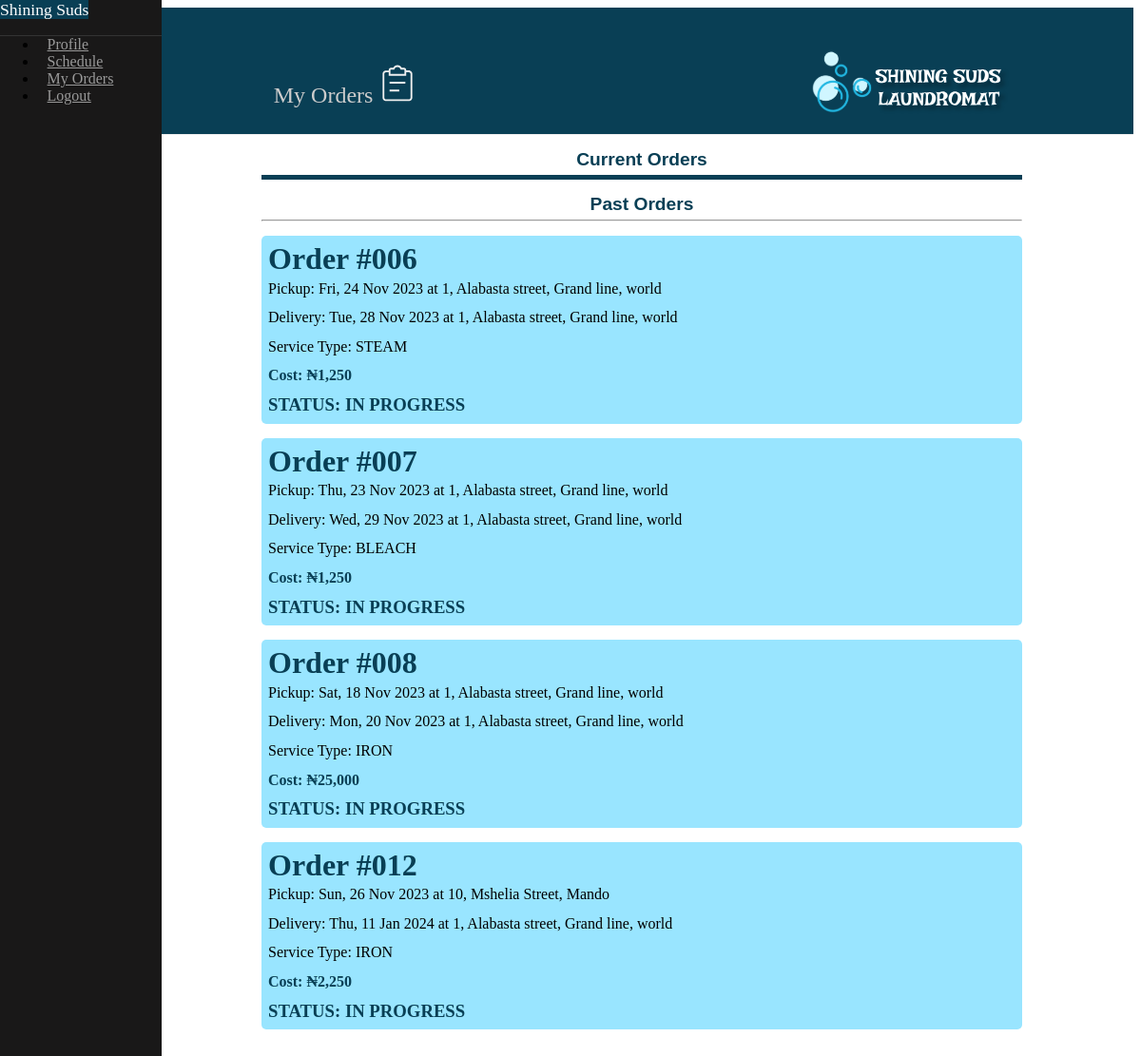
/orders (signed in), run on an earlier commit of the app's database.
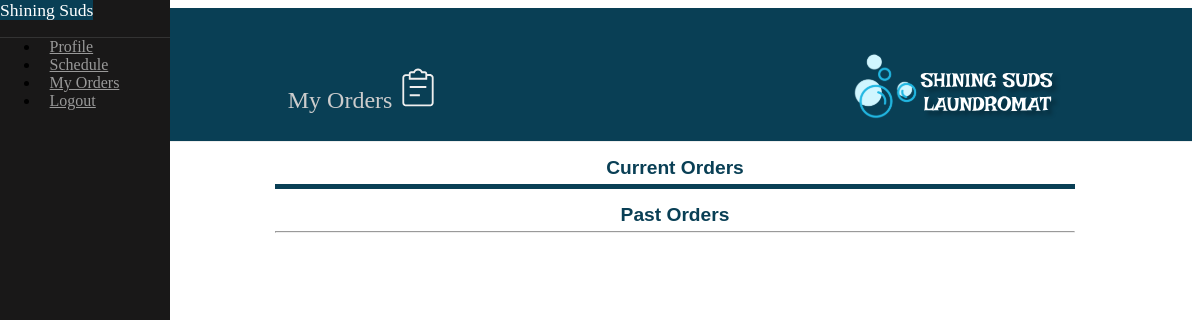
And on a later commit of the database.
### laundry/models.py (models this page shows, shortened)
class Order(db.Model):
    __tablename__ = 'orders'
    id = db.Column(db.Integer, primary_key=True, index=True)
    amount = db.Column(db.Integer, nullable=False)
    clothes_count = db.Column(db.Integer, nullable=False)
    status = db.Column(db.BOOLEAN, default=False)
    service_type = db.Column(db.String, default='WASH & IRON')
    message = db.Column(db.Integer, nullable=True)
    created = db.Column(db.DateTime, default=datetime.datetime.now())
    pickup_date = db.Column(db.DateTime, nullable=False)
    delivery_date = db.Column(db.DateTime, nullable=False)
    pickup_addr = db.Column(db.String, nullable=False)
    delivery_addr = db.Column(db.String, nullable=False)
    user_id = db.Column(db.Integer, db.ForeignKey('users.id', name='fk_user_id'))
    user = db.relationship("User", uselist=False, backref="orders")

### laundry/main/views.py (the view)
@main.route('/orders')
@login_required
def orders():
    orders = Order.query.filter_by(user_id = current_user.id).order_by(Order.created).all()
    return render_template('main/orders.html', orders=orders)

### laundry/models.py (called while the page is built)
@login_manager.user_loader
def load_user(id):
    return User.get(id)

    def get(index: str | int) -> Query | None:
        return User.query.get(index) or User.query.filter_by(email=index).first()

### laundry/templates/main/orders.html (shortened to what this page needs)
{% extends "shared/base.html" %}
{% block content %}
<div id="main">
    <div class="header custom-header">
        <h2>My Orders <img src="/static/img/svg/order.svg" width="40px" alt="" class="mg-top-20"></h2>
        <img src="{{ url_for('static', filename='img/svg/icon-title-white.svg') }}" alt="icon-title-white">
    </div>
    <div class="content" id="inProgress">
        <div class="pure-g">
            <div class="pure-u-1-2">
                <button type="button" class="tab-button active" onclick="orderView('current')">Current Orders</button>
            </div>
            <div class="pure-u-1-2">
                <button type="button" class="tab-button" onclick="orderView('past')">Past Orders</button>
            </div>
        </div>
        <hr style="margin: 0;">
        <div class="pure-g" id="current">
            {% for order in orders %}
            {% if not order.status %}
            <div class="pure-u-1 order">
                <h1>Order #{{ '{:03d}'.format(order.id) }}</h1>
                <p>Pickup: {{ order.pickup_date.strftime('%a, %d %b %Y') }} at {{ order.pickup_addr }}</p>
                <p>Delivery: {{ order.delivery_date.strftime('%a, %d %b %Y') }} at {{ order.delivery_addr }}</p>
                <p>Service Type: {{ order.service_type }}</p>
                <h4>Cost: {{ '₦{:,}'.format(order.amount) }}</h4>
                <h3>STATUS: IN PROGRESS</h3>
            </div>
            {% endif %}
            {% endfor %}
        </div>
    </div>
</div>
{% endblock %}

What changed in the data, as far as the page shows it:
no longer on this page (row edited): Order: id "006", pickup_date "Fri, 24 Nov 2023", pickup_addr "1, Alabasta street, Grand line, world", delivery_date "Tue, 28 Nov 2023", delivery_addr "1, Alabasta street, Grand line, world", service_type "STEAM", amount "₦1,250"
no longer on this page (row edited): Order: id "007", pickup_date "Thu, 23 Nov 2023", pickup_addr "1, Alabasta street, Grand line, world", delivery_date "Wed, 29 Nov 2023", delivery_addr "1, Alabasta street, Grand line, world", service_type "BLEACH", amount "₦1,250"
no longer on this page (row edited): Order: id "008", pickup_date "Sat, 18 Nov 2023", pickup_addr "1, Alabasta street, Grand line, world", delivery_date "Mon, 20 Nov 2023", delivery_addr "1, Alabasta street, Grand line, world", service_type "IRON", amount "₦25,000"
no longer on this page (row edited): Order: id "012", pickup_date "Sun, 26 Nov 2023", pickup_addr "10, Mshelia Street, Mando", delivery_date "Thu, 11 Jan 2024", delivery_addr "1, Alabasta street, Grand line, world", service_type "IRON", amount "₦2,250"
